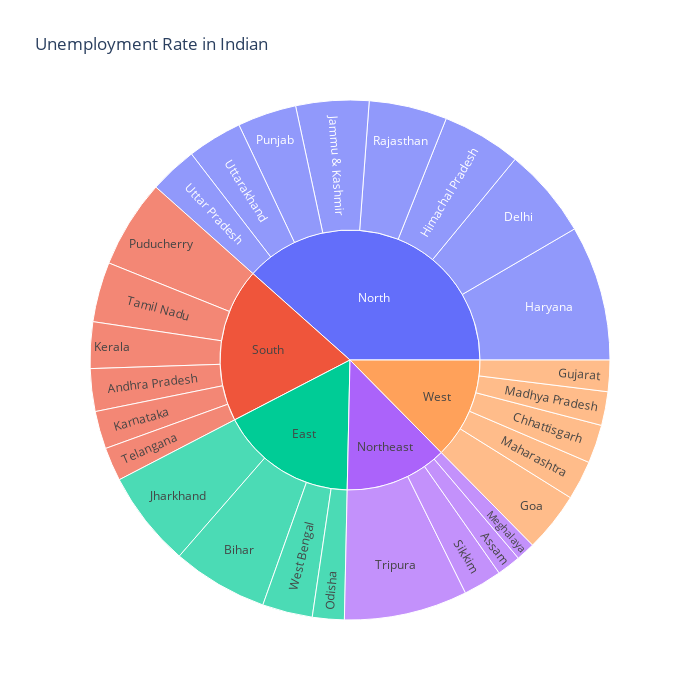

The code cell stored with this chart in its notebook:
### Markdown cell above
Create a dashboard to analyze the unemployment rate of each Indian state by region

### Code cell
unemployment = df[["States","Region","Estimated Unemployment Rate"]]
figure = px.sunburst(unemployment,path=["Region","States"],
                     values="Estimated Unemployment Rate",
                     width = 700,height=700, color_continuous_scale="RdY1Gn", 
                     title="Unemployment Rate in Indian")
figure.show()

### Figure 1 — Plotly figure (JSON) as saved in the notebook; plotly's stock layout.template omitted (floating-point values rounded to 4 significant figures)
{"data": [{"branchvalues": "total", "domain": {"x": [0, 1], "y": [0, 1]}, "hovertemplate": "labels=%{label}<br>Estimated Unemployment Rate=%{value}<br>parent=%{parent}<br>id=%{id}<extra></extra>", "ids": ["South/Andhra Pradesh", "Northeast/Assam", "East/Bihar", "West/Chhattisgarh", "North/Delhi", "West/Goa", "West/Gujarat", "North/Haryana", "North/Himachal Pradesh", "North/Jammu & Kashmir", "East/Jharkhand", "South/Karnataka", "South/Kerala", "West/Madhya Pradesh", "West/Maharashtra", "Northeast/Meghalaya", "East/Odisha", "South/Puducherry", "North/Punjab", "North/Rajasthan", "Northeast/Sikkim", "South/Tamil Nadu", "South/Telangana", "Northeast/Tripura", "North/Uttar Pradesh", "North/Uttarakhand", "East/West Bengal", "East", "North", "Northeast", "South", "West"], "labels": ["Andhra Pradesh", "Assam", "Bihar", "Chhattisgarh", "Delhi", "Goa", "Gujarat", "Haryana", "Himachal Pradesh", "Jammu & Kashmir", "Jharkhand", "Karnataka", "Kerala", "Madhya Pradesh", "Maharashtra", "Meghalaya", "Odisha", "Puducherry", "Punjab", "Rajasthan", "Sikkim", "Tamil Nadu", "Telangana", "Tripura", "Uttar Pradesh", "Uttarakhand", "West Bengal", "East", "North", "Northeast", "South", "West"], "name": "", "parents": ["South", "Northeast", "East", "West", "North", "West", "West", "North", "North", "North", "East", "South", "South", "West", "West", "Northeast", "East", "South", "North", "North", "Northeast", "South", "South", "Northeast", "North", "North", "East", "", "", "", "", ""], "type": "sunburst", "values": [86.64, 48.56, 194.7, 78.19, 184.1, 121.7, 63.76, 274.8, 160.7, 148.3, 195.4, 76.68, 94.34, 68.54, 79.79, 38.66, 64.62, 179.4, 119.8, 158.7, 78.34, 121.9, 68.33, 250.5, 97.37, 111.6, 101.9, 556.6, 1255.0, 416.1, 627.3, 412.0]}], "layout": {"height": 700, "legend": {"tracegroupgap": 0}, "title": {"text": "Unemployment Rate in Indian"}, "width": 700}}
